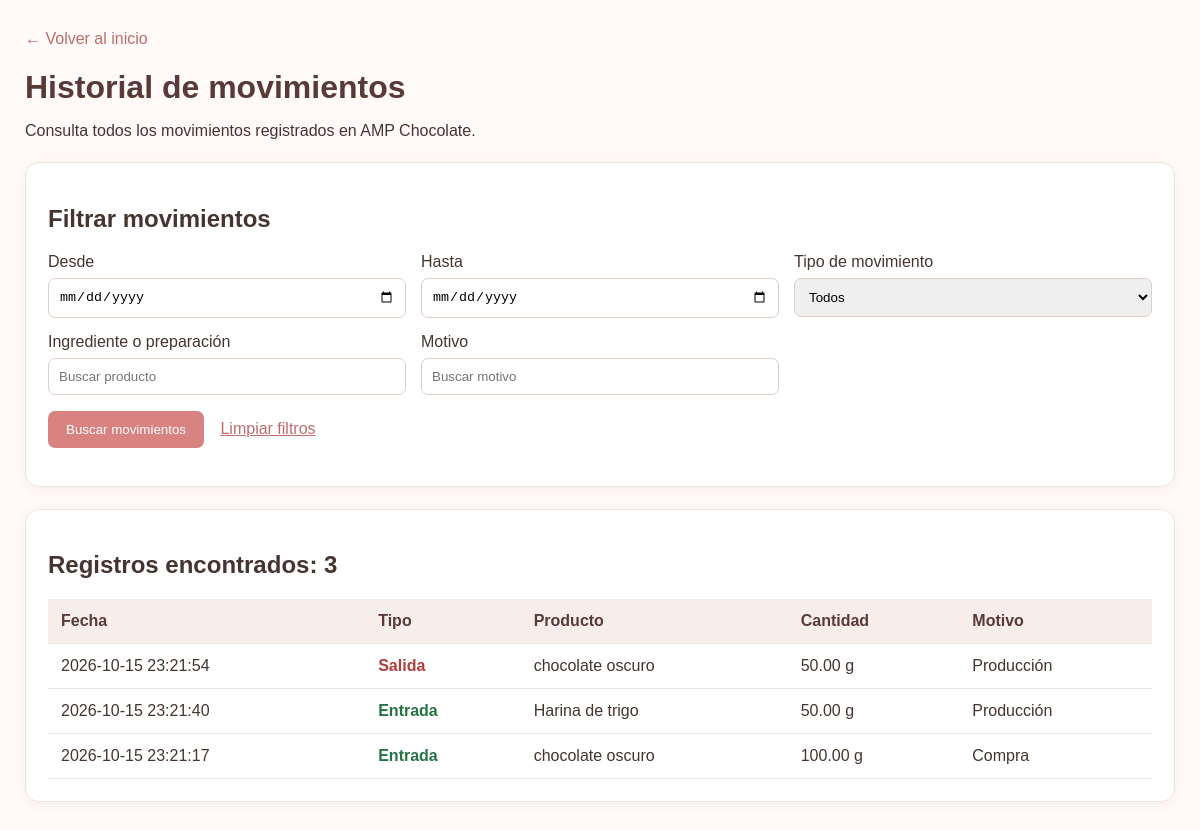
The page /historial on the database its author committed.
### tables this page shows
CREATE TABLE movimientos (
            id INTEGER PRIMARY KEY AUTOINCREMENT,
            tipo TEXT NOT NULL,
            producto TEXT NOT NULL,
            cantidad REAL NOT NULL,
            unidad TEXT NOT NULL,
            motivo TEXT NOT NULL,
            fecha TEXT NOT NULL
        );

### app.py (the view)
@app.route("/historial")
def historial():
    fecha_desde = request.args.get("fecha_desde", "").strip()
    fecha_hasta = request.args.get("fecha_hasta", "").strip()
    tipo = request.args.get("tipo", "").strip()
    producto = request.args.get("producto", "").strip()
    motivo = request.args.get("motivo", "").strip()
    condiciones = []
    parametros = []
    if fecha_desde:
        condiciones.append("date(fecha) >= date(?)")
        parametros.append(fecha_desde)
    if fecha_hasta:
        condiciones.append("date(fecha) <= date(?)")
        parametros.append(fecha_hasta)
    if tipo:
        condiciones.append("tipo = ?")
        parametros.append(tipo)
    if producto:
        condiciones.append("producto LIKE ?")
        parametros.append(f"%{producto}%")
    if motivo:
        condiciones.append("motivo LIKE ?")
        parametros.append(f"%{motivo}%")
    consulta = "SELECT * FROM movimientos"
    if condiciones:
        consulta += " WHERE " + " AND ".join(condiciones)
    consulta += " ORDER BY fecha DESC, id DESC"
    conexion = conectar_db()
    movimientos = conexion.execute(
        consulta, parametros
    ).fetchall()
    conexion.close()
    return render_template(
        "historial.html",
        movimientos=movimientos,
        fecha_desde=fecha_desde,
        fecha_hasta=fecha_hasta,
        tipo=tipo,
        producto=producto,
        motivo=motivo
    )

### app.py (called while the page is built)
def conectar_db():
    conexion = sqlite3.connect(DATABASE)
    conexion.row_factory = sqlite3.Row
    return conexion

### templates/historial.html (shortened to what this page needs)
<!DOCTYPE html>
<html lang="es">
<head>
</head>
<body>
<main>
    <a class="volver" href="{{ url_for('inicio') }}">
        ← Volver al inicio
    </a>
    <h1>Historial de movimientos</h1>
    <p>Consulta todos los movimientos registrados en AMP Chocolate.</p>
    <section class="panel">
        <h2>Filtrar movimientos</h2>
        <form method="GET" action="{{ url_for('historial') }}">
            <div class="filtros">
                <div class="campo">
                    <label>Desde</label>
                    <input type="date" name="fecha_desde"
                           value="{{ fecha_desde }}">
                </div>
                <div class="campo">
                    <label>Hasta</label>
                    <input type="date" name="fecha_hasta"
                           value="{{ fecha_hasta }}">
                </div>
                <div class="campo">
                    <label>Tipo de movimiento</label>
                    <select name="tipo">
                        <option value="">Todos</option>
                    </select>
                </div>
                <div class="campo">
                    <label>Ingrediente o preparación</label>
                    <input type="text" name="producto"
                           value="{{ producto }}"
                           placeholder="Buscar producto">
                </div>
                <div class="campo">
                    <label>Motivo</label>
                    <input type="text" name="motivo"
                           value="{{ motivo }}"
                           placeholder="Buscar motivo">
                </div>
            </div>
            <p>
                <button type="submit">Buscar movimientos</button>
                <a class="limpiar" href="{{ url_for('historial') }}">
                    Limpiar filtros
                </a>
            </p>
        </form>
    </section>
    <section class="panel">
        <h2>Registros encontrados: {{ movimientos|length }}</h2>
        <div class="tabla">
            <table>
                <thead>
                    <tr>
                        <th>Fecha</th>
                        <th>Tipo</th>
                        <th>Producto</th>
                        <th>Cantidad</th>
                        <th>Motivo</th>
                    </tr>
                </thead>
                <tbody>
                    {% for m in movimientos %}
                    <tr>
                        <td>{{ m.fecha }}</td>
                        <td>
                            {% if m.tipo == "Entrada" %}
                                <span class="entrada">{{ m.tipo }}</span>
                            {% elif m.tipo == "Salida" %}
                                <span class="salida">{{ m.tipo }}</span>
                            {% else %}
                                <span class="consumo">{{ m.tipo }}</span>
                            {% endif %}
                        </td>
                        <td>{{ m.producto }}</td>
                        <td>{{ "%.2f"|format(m.cantidad) }} {{ m.unidad }}</td>
                        <td>{{ m.motivo }}</td>
                    </tr>
                    {% else %}
                    <tr>
                        <td colspan="5" class="vacio">
                            No se encontraron movimientos.
                        </td>
                    </tr>
                    {% endfor %}
                </tbody>
            </table>
        </div>
    </section>
</main>
</body>
</html>

### templates/historial.html (style rules this page uses)
* { box-sizing: border-box; }
body { margin: 0; padding: 30px 20px; font-family: Arial, sans-serif; background: #fffaf7; color: #46342e; }
main { max-width: 1150px; margin: auto; }
.volver { color: #bd6c6c; text-decoration: none; }
h1 { color: #583a36; margin-bottom: 8px; }
.panel { background: white; padding: 22px; margin: 22px 0; border-radius: 14px; border: 1px solid #f0e4de; box-shadow: 0 3px 12px #0000000c; }
.filtros { display: grid; grid-template-columns: repeat(3, 1fr); gap: 15px; }
.campo { display: flex; flex-direction: column; gap: 7px; }
input, select { padding: 10px; border: 1px solid #dfcec5; border-radius: 7px; width: 100%; }
button { background: #d98282; color: white; border: none; padding: 11px 18px; border-radius: 7px; cursor: pointer; }
.limpiar { color: #bd6c6c; margin-left: 12px; }
.tabla { overflow-x: auto; }
table { width: 100%; border-collapse: collapse; min-width: 750px; }
th, td { padding: 13px; text-align: left; border-bottom: 1px solid #eee5df; }
th { background: #f7eee9; color: #583a36; }
.entrada { color: #267344; font-weight: bold; }
.salida { color: #b33c3c; font-weight: bold; }

### rows shown on the page
movimientos: fecha "2026-10-15 23:21:54", tipo "Salida", producto "chocolate oscuro", cantidad "50.00", unidad "g", motivo "Producción"
movimientos: fecha "2026-10-15 23:21:40", tipo "Entrada", producto "Harina de trigo", cantidad "50.00", unidad "g", motivo "Producción"
movimientos: fecha "2026-10-15 23:21:17", tipo "Entrada", producto "chocolate oscuro", cantidad "100.00", unidad "g", motivo "Compra"

### other values the page prints
{{ movimientos|length }} "3"
